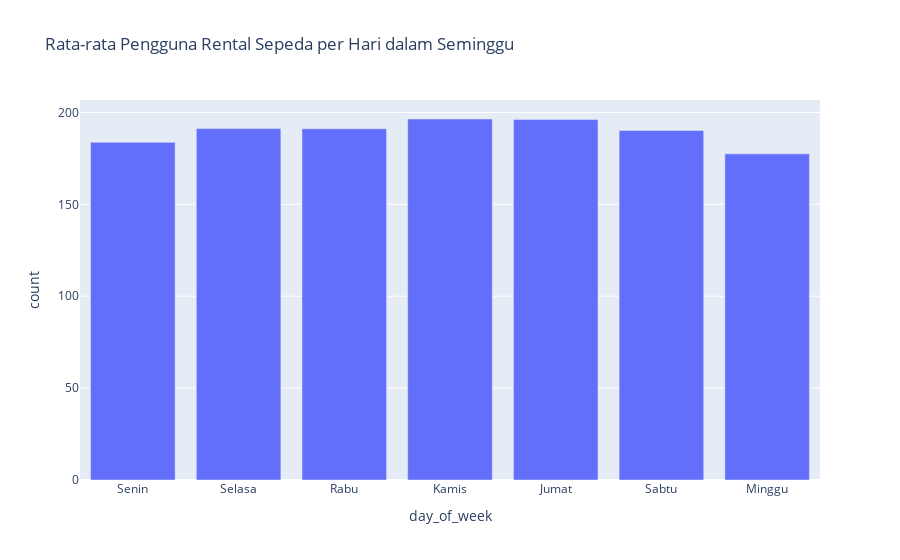

Notebook source saved alongside this figure:
### Code cell
day_of_week_counts = bike_data.groupby("day_of_week")["count"].mean()

day_of_week_labels = ["Senin", "Selasa", "Rabu", "Kamis", "Jumat", "Sabtu", "Minggu"]

# Ganti label sumbu x
fig = px.bar(day_of_week_counts, x=day_of_week_counts.index, y="count", title="Rata-rata Pengguna Rental Sepeda per Hari dalam Seminggu")
fig.update_xaxes(tickvals=day_of_week_counts.index, ticktext=day_of_week_labels)

# Tampilkan grafik
fig.show()

### Figure 1 — Plotly figure (JSON) as saved in the notebook; plotly's stock layout.template omitted (floating-point values rounded to 4 significant figures)
{"data": [{"alignmentgroup": "True", "hovertemplate": "day_of_week=%{x}<br>count=%{y}<extra></extra>", "legendgroup": "", "marker": {"color": "#636efa", "pattern": {"shape": ""}}, "name": "", "offsetgroup": "", "orientation": "v", "showlegend": false, "textposition": "auto", "type": "bar", "x": [0, 1, 2, 3, 4, 5, 6], "xaxis": "x", "y": [183.7, 191.2, 191.1, 196.4, 196.1, 190.2, 177.5], "yaxis": "y"}], "layout": {"barmode": "relative", "legend": {"tracegroupgap": 0}, "title": {"text": "Rata-rata Pengguna Rental Sepeda per Hari dalam Seminggu"}, "xaxis": {"anchor": "y", "domain": [0, 1], "ticktext": ["Senin", "Selasa", "Rabu", "Kamis", "Jumat", "Sabtu", "Minggu"], "tickvals": [0, 1, 2, 3, 4, 5, 6], "title": {"text": "day_of_week"}}, "yaxis": {"anchor": "x", "domain": [0, 1], "title": {"text": "count"}}}}
